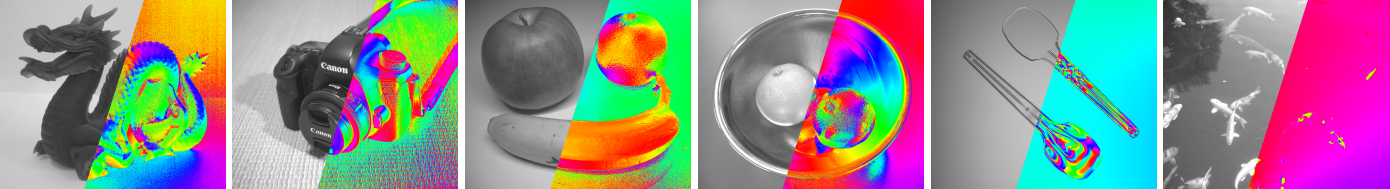
#> input picture documents/dataset_overview.png, 1390 x 189 px
$ python -i demosaicing.py   (imports and definitions only)
#> lines starting #> are read from the running program, lines starting #| are printed output that depends on the picture
from typing import List
from dataclasses import dataclass
import cv2
import numpy as np


@dataclass
class ColorConversionCode:
    is_color: bool
    suffix: str  # suffix for OpenCV's ColorConversionCodes (i.e. "", "_VNG", "_EA")


# Bilinear interpolation
COLOR_PolarRGB = ColorConversionCode(is_color=True, suffix="")
COLOR_PolarMono = ColorConversionCode(is_color=False, suffix="")
# Variable Number of Gradients
COLOR_PolarRGB_VNG = ColorConversionCode(is_color=True, suffix="_VNG")
COLOR_PolarMono_VNG = ColorConversionCode(is_color=False, suffix="_VNG")
# Edge-Aware
COLOR_PolarRGB_EA = ColorConversionCode(is_color=True, suffix="_EA")
COLOR_PolarMono_EA = ColorConversionCode(is_color=False, suffix="_EA")


def demosaicing(img_raw: np.ndarray, code: ColorConversionCode = COLOR_PolarMono) -> List[np.ndarray]:
    """Polarization demosaicing

    Parameters
    ----------
    img_raw : np.ndarray
        Polarization image taken with polarizatin sensor (e.g. IMX250MZR or IMX250MYR sensor). The shape is (height, width).
    code : ColorConversionCode, optional
        Color space conversion code, by default `pa.COLOR_PolarMono`

    Returns
    -------
    img_demosaiced_list : List[np.ndarray]
        List of demosaiced images. The shape of each image is (height, width) or (height, width, 3).
    """
    if not isinstance(code, ColorConversionCode):
        raise TypeError(f"The type of 'code' must be 'ColorConversionCode', not {type(code)}")

    dtype = img_raw.dtype

    if np.issubdtype(dtype, np.floating):
        # If the dtype is floting type, the image is converted into `uint16` to apply demosaicing process.
        # It may cause inaccurate result.
        scale = 65535.0 / np.nanmax(img_raw)
        img_raw_u16 = np.clip(img_raw * scale, 0, 65535).astype(np.uint16)
        img_demosaiced_u16 = demosaicing(img_raw_u16, code)
        img_demosaiced = (img_demosaiced_u16 / scale).astype(img_raw.dtype)
        return img_demosaiced

    if dtype not in [np.uint8, np.uint16]:
        raise TypeError(f"The dtype of input image must be `np.uint8` or `np.uint16`, not `{dtype}`")

    if img_raw.ndim != 2:
        raise ValueError(f"The dimension of the input image must be 2, not {img_raw.ndim} {img_raw.shape}")

    if code.is_color:
        return __demosaicing_color(img_raw, code.suffix)
    else:
        return __demosaicing_mono(img_raw, code.suffix)


def __demosaicing_mono(img_mpfa: np.ndarray, suffix: str = "") -> List[np.ndarray]:
    """Polarization demosaicing for np.uint8 or np.uint16 type"""
    code_bg = getattr(cv2, f"COLOR_BayerBG2BGR{suffix}")
    code_gr = getattr(cv2, f"COLOR_BayerGR2BGR{suffix}")
    img_debayer_bg = cv2.cvtColor(img_mpfa, code_bg)
    img_debayer_gr = cv2.cvtColor(img_mpfa, code_gr)
    img_000, _, img_090 = cv2.split(img_debayer_bg)
    img_045, _, img_135 = cv2.split(img_debayer_gr)
    return [img_000, img_045, img_090, img_135]


def __demosaicing_color(img_cpfa: np.ndarray, suffix: str = "") -> List[np.ndarray]:
    """Color-Polarization demosaicing for np.uint8 or np.uint16 type"""
    height, width = img_cpfa.shape[:2]

    # 1. Color demosaicing process
    img_mpfa_bgr = np.empty((height, width, 3), dtype=img_cpfa.dtype)
    code = getattr(cv2, f"COLOR_BayerBG2BGR{suffix}")
    for j in range(2):
        for i in range(2):
            # (i, j)
            # (0, 0) is 90,  (0, 1) is 45
            # (1, 0) is 135, (1, 1) is 0

            # Down sampling ↓2
            img_bayer_ij = img_cpfa[j::2, i::2]
            # Color demosaicking
            img_bgr_ij = cv2.cvtColor(img_bayer_ij, code)
            # Up samping ↑2
            img_mpfa_bgr[j::2, i::2] = img_bgr_ij

    # 2. Polarization demosaicing process
    img_bgr_000 = np.empty((height, width, 3), dtype=img_mpfa_bgr.dtype)
    img_bgr_045 = np.empty((height, width, 3), dtype=img_mpfa_bgr.dtype)
    img_bgr_090 = np.empty((height, width, 3), dtype=img_mpfa_bgr.dtype)
    img_bgr_135 = np.empty((height, width, 3), dtype=img_mpfa_bgr.dtype)
    for i, img_mpfa in enumerate(cv2.split(img_mpfa_bgr)):
        img_000, img_045, img_090, img_135 = __demosaicing_mono(img_mpfa, suffix)
        img_bgr_000[..., i] = img_000
        img_bgr_045[..., i] = img_045
        img_bgr_090[..., i] = img_090
        img_bgr_135[..., i] = img_135

    return [img_bgr_000, img_bgr_045, img_bgr_090, img_bgr_135]

>>> import cv2
>>> picture = cv2.imread('../documents/dataset_overview.png', cv2.IMREAD_GRAYSCALE)
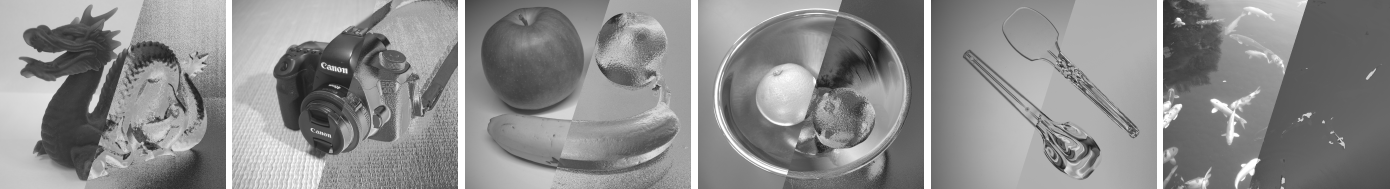
#> picture: shape (189, 1390); min 28, max 255, mean 140.2
>>> result = demosaicing(picture)
#> result = 4 items
